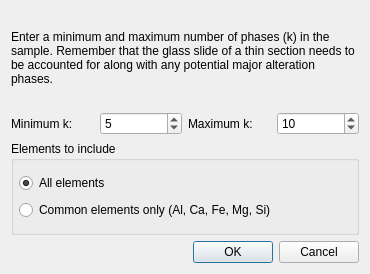
<?xml version="1.0" encoding="UTF-8"?>
<ui version="4.0">
 <class>ClusteringDialog</class>
 <widget class="QDialog" name="ClusteringDialog">
  <property name="geometry">
   <rect>
    <x>0</x>
    <y>0</y>
    <width>370</width>
    <height>274</height>
   </rect>
  </property>
  <property name="sizePolicy">
   <sizepolicy hsizetype="Preferred" vsizetype="Preferred">
    <horstretch>0</horstretch>
    <verstretch>0</verstretch>
   </sizepolicy>
  </property>
  <property name="windowTitle">
   <string>k-means Clustering</string>
  </property>
  <layout class="QVBoxLayout" name="verticalLayout">
   <item>
    <widget class="QLabel" name="label">
     <property name="text">
      <string>&lt;html&gt;&lt;head/&gt;&lt;body&gt;&lt;p&gt;Enter a minimum and maximum number of phases (k) in the sample. Remember that the glass slide of a thin section needs to be accounted for along with any potential major alteration phases.&lt;/p&gt;&lt;/body&gt;&lt;/html&gt;</string>
     </property>
     <property name="wordWrap">
      <bool>true</bool>
     </property>
    </widget>
   </item>
   <item>
    <layout class="QHBoxLayout" name="horizontalLayout">
     <item>
      <widget class="QLabel" name="label_2">
       <property name="text">
        <string>Minimum k:</string>
       </property>
      </widget>
     </item>
     <item>
      <widget class="QSpinBox" name="kMinimumSpin">
       <property name="minimum">
        <number>1</number>
       </property>
       <property name="maximum">
        <number>30</number>
       </property>
       <property name="value">
        <number>5</number>
       </property>
      </widget>
     </item>
     <item>
      <widget class="QLabel" name="label_3">
       <property name="text">
        <string>Maximum k:</string>
       </property>
      </widget>
     </item>
     <item>
      <widget class="QSpinBox" name="kMaximumSpin">
       <property name="minimum">
        <number>1</number>
       </property>
       <property name="maximum">
        <number>30</number>
       </property>
       <property name="value">
        <number>10</number>
       </property>
      </widget>
     </item>
    </layout>
   </item>
   <item>
    <widget class="QGroupBox" name="groupBox">
     <property name="title">
      <string>Elements to include</string>
     </property>
     <layout class="QVBoxLayout" name="verticalLayout_3">
      <property name="spacing">
       <number>0</number>
      </property>
      <property name="leftMargin">
       <number>5</number>
      </property>
      <property name="topMargin">
       <number>5</number>
      </property>
      <property name="rightMargin">
       <number>5</number>
      </property>
      <property name="bottomMargin">
       <number>5</number>
      </property>
      <item>
       <widget class="QRadioButton" name="allElementsRadioButton">
        <property name="text">
         <string>All elements</string>
        </property>
        <property name="checked">
         <bool>true</bool>
        </property>
       </widget>
      </item>
      <item>
       <widget class="QRadioButton" name="commonElementsRadioButton">
        <property name="text">
         <string>Common elements only (Al, Ca, Fe, Mg, Si)</string>
        </property>
       </widget>
      </item>
     </layout>
    </widget>
   </item>
   <item>
    <widget class="QDialogButtonBox" name="buttonBox">
     <property name="orientation">
      <enum>Qt::Horizontal</enum>
     </property>
     <property name="standardButtons">
      <set>QDialogButtonBox::Cancel|QDialogButtonBox::Ok</set>
     </property>
    </widget>
   </item>
  </layout>
 </widget>
 <resources/>
 <connections>
  <connection>
   <sender>buttonBox</sender>
   <signal>accepted()</signal>
   <receiver>ClusteringDialog</receiver>
   <slot>accept()</slot>
   <hints>
    <hint type="sourcelabel">
     <x>248</x>
     <y>254</y>
    </hint>
    <hint type="destinationlabel">
     <x>157</x>
     <y>274</y>
    </hint>
   </hints>
  </connection>
  <connection>
   <sender>buttonBox</sender>
   <signal>rejected()</signal>
   <receiver>ClusteringDialog</receiver>
   <slot>reject()</slot>
   <hints>
    <hint type="sourcelabel">
     <x>316</x>
     <y>260</y>
    </hint>
    <hint type="destinationlabel">
     <x>286</x>
     <y>274</y>
    </hint>
   </hints>
  </connection>
 </connections>
</ui>
